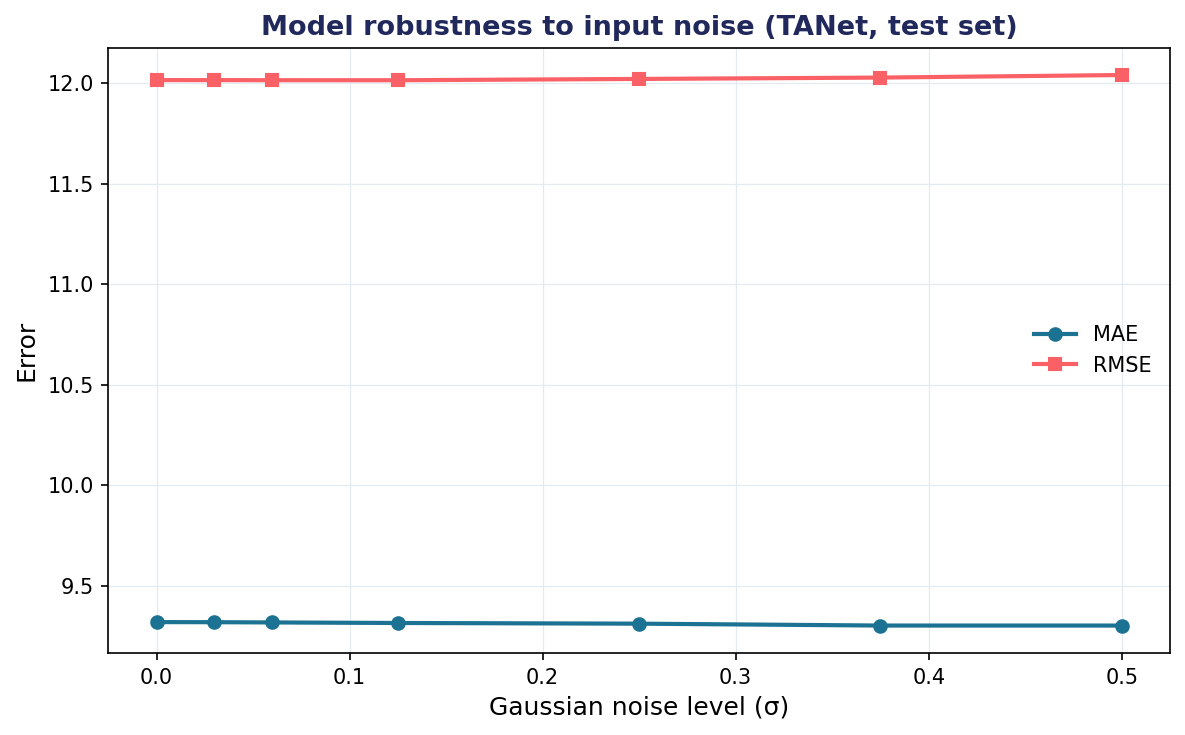

Here is the Python script that generated this plot:
import os
os.environ["CUDA_VISIBLE_DEVICES"] = "0"
import torch
import numpy as np
import pandas as pd
import matplotlib
matplotlib.use("Agg")
import matplotlib.pyplot as plt
from TSSTANet.tsstanet import tanet
from dataloader.main_dataloader import ValDataset
from torch.utils.data import DataLoader

DEVICE = torch.device('cuda:0' if torch.cuda.is_available() else 'cpu')
SCORE_RANGE = 63

df = pd.read_csv('./datasets/avec14/label.csv')
test_paths = df['path'].values[200:]
test_labels = df['label'].values[200:]

# noise levels to test (sigma) - matches paper's range
noise_levels = [0.0, 0.03, 0.06, 0.125, 0.25, 0.375, 0.5]

# load best model once
net = tanet(layers=[2,2,2,2], in_channels=3, num_classes=1, k=2, features=16)
net.load_state_dict(torch.load('model/best_tanet.pth', map_location=DEVICE, weights_only=True))
net = net.to(DEVICE)
net.eval()

def evaluate_with_noise(sigma):
    test_data = ValDataset(img_path=test_paths, label_value=test_labels,
                           dataset='avec14', frame_len=32, img_size=112,
                           input_channel=3, transform=None)
    test_loader = DataLoader(test_data, batch_size=1, shuffle=False, num_workers=2)
    mae_list, rmse_list = [], []
    with torch.no_grad():
        for img_pack, label in test_loader:
            plist = []
            for img in img_pack:
                img = img.to(DEVICE)
                if sigma > 0:
                    noise = torch.randn_like(img) * sigma
                    img = img + noise
                p = net(img)
                p = torch.relu(p) * SCORE_RANGE
                plist.append(p.mean().item())
                del p
                torch.cuda.empty_cache()
            pred = np.mean(plist)
            mae_list.append(abs(pred - label.item()))
            rmse_list.append((pred - label.item())**2)
    return np.mean(mae_list), np.sqrt(np.mean(rmse_list))

results = []
for sigma in noise_levels:
    mae, rmse = evaluate_with_noise(sigma)
    print(f"sigma={sigma:.3f} | MAE: {mae:.4f} | RMSE: {rmse:.4f}")
    results.append({'sigma': sigma, 'mae': mae, 'rmse': rmse})

sigmas = [r['sigma'] for r in results]
maes = [r['mae'] for r in results]
rmses = [r['rmse'] for r in results]

plt.figure(figsize=(8, 5), dpi=150)
plt.plot(sigmas, maes, marker='o', color='#1C7293', linewidth=2, label='MAE')
plt.plot(sigmas, rmses, marker='s', color='#F96167', linewidth=2, label='RMSE')
plt.xlabel('Gaussian noise level (σ)', fontsize=12)
plt.ylabel('Error', fontsize=12)
plt.title('Model robustness to input noise (TANet, test set)', fontsize=13, fontweight='bold', color='#21295C')
plt.legend(frameon=False)
plt.grid(color='#E4EBF0', linewidth=0.6)
plt.gca().set_axisbelow(True)
plt.tight_layout()
plt.savefig('noise_robustness.png', dpi=150, bbox_inches='tight', facecolor='white')
print("\nsaved noise_robustness.png")
